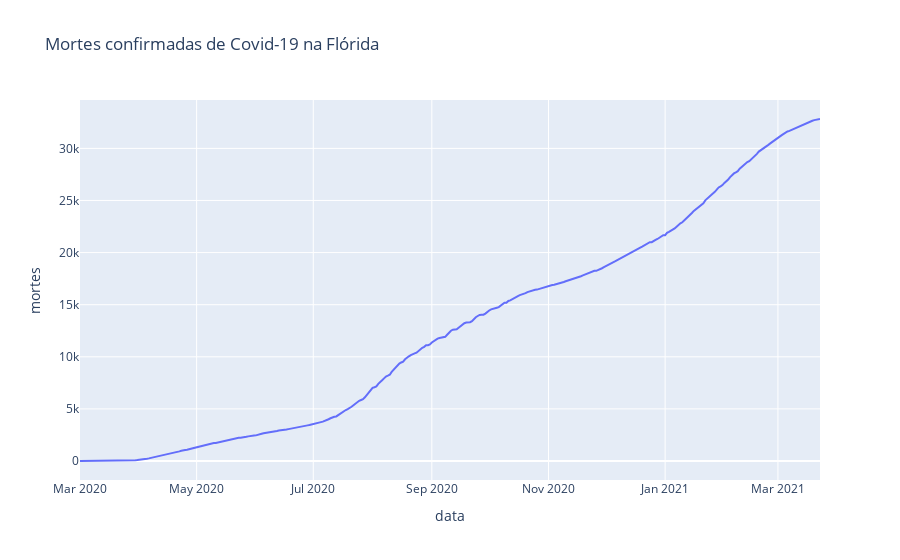

Notebook cell for this chart:
### Code cell
# Visualizar as mortes na Flórida
px.line(fl, 'data', 'mortes', title='Mortes confirmadas de Covid-19 na Flórida')

### Figure 1 — Plotly figure (JSON) as saved in the notebook; plotly's stock layout.template omitted (floating-point values rounded to 4 significant figures; data arrays with more than 128 entries replaced by an {"elided": "..."} marker saying what was removed)
{"data": [{"hovertemplate": "data=%{x}<br>mortes=%{y}<extra></extra>", "legendgroup": "", "line": {"color": "#636efa", "dash": "solid"}, "mode": "lines", "name": "", "orientation": "v", "showlegend": false, "type": "scatter", "x": {"elided": "388 str values"}, "xaxis": "x", "y": {"elided": "388 int values"}, "yaxis": "y"}], "layout": {"legend": {"tracegroupgap": 0}, "title": {"text": "Mortes confirmadas de Covid-19 na Flórida"}, "xaxis": {"anchor": "y", "domain": [0, 1], "title": {"text": "data"}}, "yaxis": {"anchor": "x", "domain": [0, 1], "title": {"text": "mortes"}}}}
